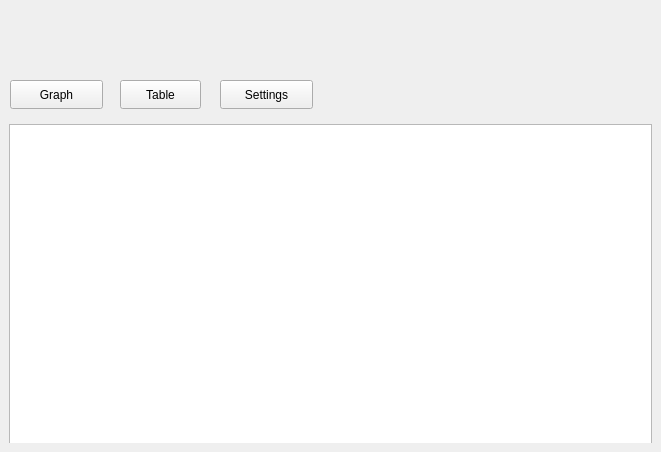
<?xml version="1.0" encoding="UTF-8"?>
<ui version="4.0">
 <class>MainWindow</class>
 <widget class="QMainWindow" name="MainWindow">
  <property name="geometry">
   <rect>
    <x>0</x>
    <y>0</y>
    <width>661</width>
    <height>452</height>
   </rect>
  </property>
  <property name="windowTitle">
   <string>MainWindow</string>
  </property>
  <property name="layoutDirection">
   <enum>Qt::LeftToRight</enum>
  </property>
  <widget class="QWidget" name="centralWidget">
   <property name="sizePolicy">
    <sizepolicy hsizetype="Fixed" vsizetype="Fixed">
     <horstretch>0</horstretch>
     <verstretch>0</verstretch>
    </sizepolicy>
   </property>
   <widget class="QPushButton" name="graphBtn">
    <property name="geometry">
     <rect>
      <x>10</x>
      <y>80</y>
      <width>93</width>
      <height>29</height>
     </rect>
    </property>
    <property name="text">
     <string>Graph</string>
    </property>
   </widget>
   <widget class="QPushButton" name="tableBtn">
    <property name="geometry">
     <rect>
      <x>120</x>
      <y>80</y>
      <width>81</width>
      <height>29</height>
     </rect>
    </property>
    <property name="text">
     <string>Table</string>
    </property>
   </widget>
   <widget class="QStackedWidget" name="stackedWidget">
    <property name="geometry">
     <rect>
      <x>9</x>
      <y>114</y>
      <width>643</width>
      <height>329</height>
     </rect>
    </property>
    <property name="sizePolicy">
     <sizepolicy hsizetype="Preferred" vsizetype="Preferred">
      <horstretch>0</horstretch>
      <verstretch>0</verstretch>
     </sizepolicy>
    </property>
    <property name="currentIndex">
     <number>1</number>
    </property>
    <widget class="QWidget" name="graph">
     <widget class="QCustomPlot" name="customPlot" native="true">
      <property name="geometry">
       <rect>
        <x>0</x>
        <y>-100</y>
        <width>621</width>
        <height>357</height>
       </rect>
      </property>
     </widget>
    </widget>
    <widget class="QWidget" name="table">
     <widget class="QTableView" name="tableView">
      <property name="geometry">
       <rect>
        <x>0</x>
        <y>10</y>
        <width>643</width>
        <height>321</height>
       </rect>
      </property>
      <property name="editTriggers">
       <set>QAbstractItemView::NoEditTriggers</set>
      </property>
     </widget>
    </widget>
    <widget class="QWidget" name="settings">
     <widget class="QWidget" name="">
      <property name="geometry">
       <rect>
        <x>0</x>
        <y>0</y>
        <width>213</width>
        <height>321</height>
       </rect>
      </property>
      <layout class="QGridLayout" name="gridLayout_6">
       <item row="0" column="0">
        <widget class="QLabel" name="label">
         <property name="sizePolicy">
          <sizepolicy hsizetype="Fixed" vsizetype="Fixed">
           <horstretch>0</horstretch>
           <verstretch>0</verstretch>
          </sizepolicy>
         </property>
         <property name="text">
          <string>Municipalities</string>
         </property>
        </widget>
       </item>
       <item row="1" column="0">
        <widget class="QCheckBox" name="sudbury">
         <property name="text">
          <string>Sudbury (Greater)</string>
         </property>
        </widget>
       </item>
       <item row="2" column="0">
        <widget class="QCheckBox" name="windsor">
         <property name="text">
          <string>Windsor</string>
         </property>
        </widget>
       </item>
       <item row="3" column="0">
        <widget class="QCheckBox" name="barrie">
         <property name="text">
          <string>Barrie</string>
         </property>
        </widget>
       </item>
       <item row="4" column="0">
        <widget class="QCheckBox" name="ottawa">
         <property name="text">
          <string>Ottawa</string>
         </property>
        </widget>
       </item>
       <item row="5" column="0">
        <widget class="QCheckBox" name="winnipeg">
         <property name="text">
          <string>Winnipeg</string>
         </property>
        </widget>
       </item>
       <item row="6" column="0">
        <widget class="QCheckBox" name="calgary">
         <property name="text">
          <string>Calgary</string>
         </property>
        </widget>
       </item>
       <item row="7" column="0">
        <widget class="QCheckBox" name="hamilton">
         <property name="text">
          <string>Hamilton</string>
         </property>
        </widget>
       </item>
       <item row="8" column="0">
        <widget class="QCheckBox" name="london">
         <property name="text">
          <string>London</string>
         </property>
        </widget>
       </item>
       <item row="9" column="0">
        <widget class="QCheckBox" name="toronto">
         <property name="text">
          <string>Toronto</string>
         </property>
        </widget>
       </item>
       <item row="10" column="0">
        <widget class="QCheckBox" name="thunderBay">
         <property name="text">
          <string>Thunder Bay</string>
         </property>
        </widget>
       </item>
      </layout>
     </widget>
     <widget class="QWidget" name="">
      <property name="geometry">
       <rect>
        <x>210</x>
        <y>0</y>
        <width>432</width>
        <height>184</height>
       </rect>
      </property>
      <layout class="QGridLayout" name="gridLayout_5">
       <item row="0" column="0">
        <widget class="QLabel" name="label_2">
         <property name="sizePolicy">
          <sizepolicy hsizetype="Fixed" vsizetype="Fixed">
           <horstretch>0</horstretch>
           <verstretch>0</verstretch>
          </sizepolicy>
         </property>
         <property name="text">
          <string>Years</string>
         </property>
        </widget>
       </item>
       <item row="1" column="0">
        <widget class="QCheckBox" name="checkBox">
         <property name="text">
          <string>2008</string>
         </property>
        </widget>
       </item>
       <item row="2" column="0">
        <widget class="QCheckBox" name="twoThousandNine">
         <property name="text">
          <string>2009</string>
         </property>
        </widget>
       </item>
       <item row="3" column="0">
        <widget class="QCheckBox" name="twoThousandTen">
         <property name="text">
          <string>2010</string>
         </property>
        </widget>
       </item>
       <item row="4" column="0">
        <widget class="QCheckBox" name="twoThousandEleven">
         <property name="text">
          <string>2011</string>
         </property>
        </widget>
       </item>
       <item row="5" column="0">
        <widget class="QCheckBox" name="checkBox_2">
         <property name="text">
          <string>2012</string>
         </property>
        </widget>
       </item>
      </layout>
     </widget>
     <widget class="QPushButton" name="button_get_graph">
      <property name="geometry">
       <rect>
        <x>240</x>
        <y>200</y>
        <width>85</width>
        <height>29</height>
       </rect>
      </property>
      <property name="sizePolicy">
       <sizepolicy hsizetype="Fixed" vsizetype="Fixed">
        <horstretch>0</horstretch>
        <verstretch>0</verstretch>
       </sizepolicy>
      </property>
      <property name="text">
       <string>Get Graph</string>
      </property>
     </widget>
     <widget class="QPushButton" name="button_export_to_image">
      <property name="geometry">
       <rect>
        <x>350</x>
        <y>200</y>
        <width>92</width>
        <height>29</height>
       </rect>
      </property>
      <property name="sizePolicy">
       <sizepolicy hsizetype="Fixed" vsizetype="Fixed">
        <horstretch>0</horstretch>
        <verstretch>0</verstretch>
       </sizepolicy>
      </property>
      <property name="text">
       <string>Save Graph</string>
      </property>
     </widget>
     <zorder></zorder>
     <zorder></zorder>
     <zorder></zorder>
     <zorder>button_get_graph</zorder>
     <zorder>button_export_to_image</zorder>
    </widget>
   </widget>
   <widget class="QPushButton" name="settingsBtn">
    <property name="geometry">
     <rect>
      <x>220</x>
      <y>80</y>
      <width>93</width>
      <height>29</height>
     </rect>
    </property>
    <property name="text">
     <string>Settings</string>
    </property>
   </widget>
  </widget>
 </widget>
 <layoutdefault spacing="6" margin="11"/>
 <customwidgets>
  <customwidget>
   <class>QCustomPlot</class>
   <extends>QWidget</extends>
   <header>qcustomplot.h</header>
   <container>1</container>
  </customwidget>
 </customwidgets>
 <resources/>
 <connections/>
</ui>
